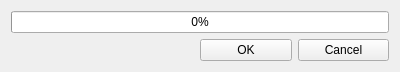
<?xml version="1.0" encoding="UTF-8"?>
<ui version="4.0">
 <class>SaveChar</class>
 <widget class="QWidget" name="SaveChar">
  <property name="geometry">
   <rect>
    <x>0</x>
    <y>0</y>
    <width>400</width>
    <height>69</height>
   </rect>
  </property>
  <property name="windowTitle">
   <string>Form</string>
  </property>
  <layout class="QVBoxLayout" name="verticalLayout">
   <item>
    <widget class="QProgressBar" name="progressBar">
     <property name="maximum">
      <number>1000</number>
     </property>
     <property name="value">
      <number>0</number>
     </property>
     <property name="alignment">
      <set>Qt::AlignCenter</set>
     </property>
    </widget>
   </item>
   <item>
    <layout class="QHBoxLayout" name="horizontalLayout" stretch="2,1,1">
     <item>
      <widget class="QLabel" name="label">
       <property name="text">
        <string/>
       </property>
      </widget>
     </item>
     <item>
      <widget class="QPushButton" name="OKButton">
       <property name="text">
        <string>OK</string>
       </property>
      </widget>
     </item>
     <item>
      <widget class="QPushButton" name="CancelButton">
       <property name="text">
        <string>Cancel</string>
       </property>
      </widget>
     </item>
    </layout>
   </item>
  </layout>
 </widget>
 <resources/>
 <connections/>
</ui>
